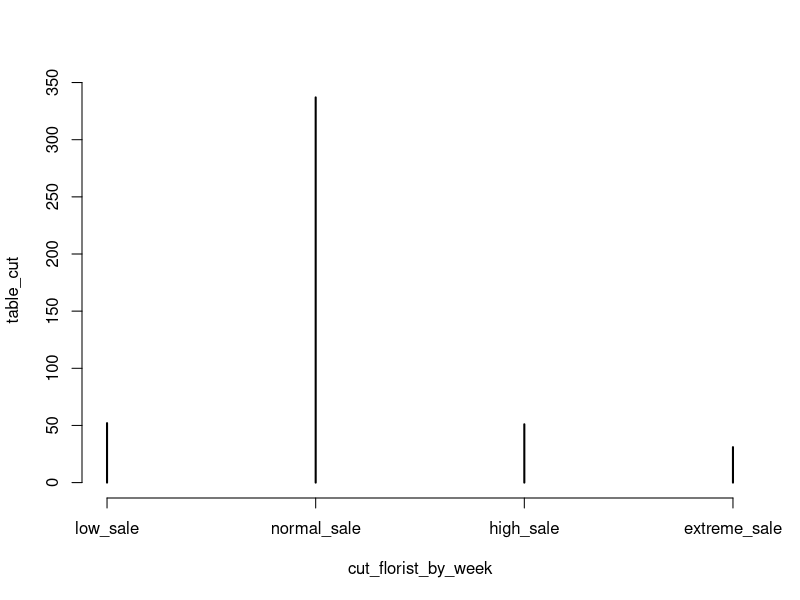

This figure's R source:
#!/usr/bin/env Rscript

florist <- read.table("florist.txt", header = T, sep = ",")

florist_by_week <- aggregate(florist$price, by = list(florist$bouquet, florist$week, florist$year), FUN = sum)
names(florist_by_week) <- c('bouquet', 'week', 'year', 'total')
florist_by_week <- florist_by_week[order(florist_by_week$year, florist_by_week$week),]
cut_florist_by_week <- cut(florist_by_week$total, labels=c("low_sale", "normal_sale", "high_sale", "extreme_sale"), breaks=c(0, 1000, 2000, 3000, 10000))
table_cut <- table(cut_florist_by_week)
summary(cut_florist_by_week)
png("hist_2.6.png")
plot(table_cut)